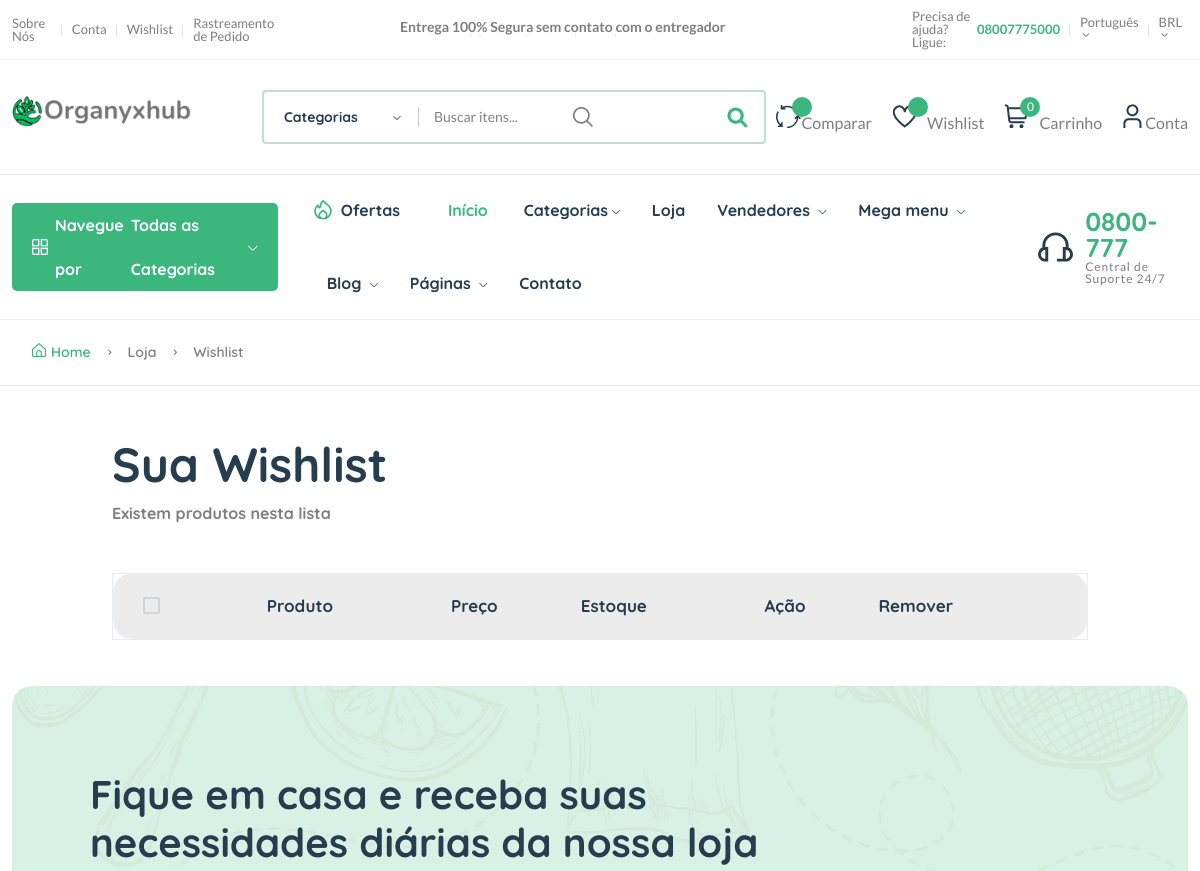
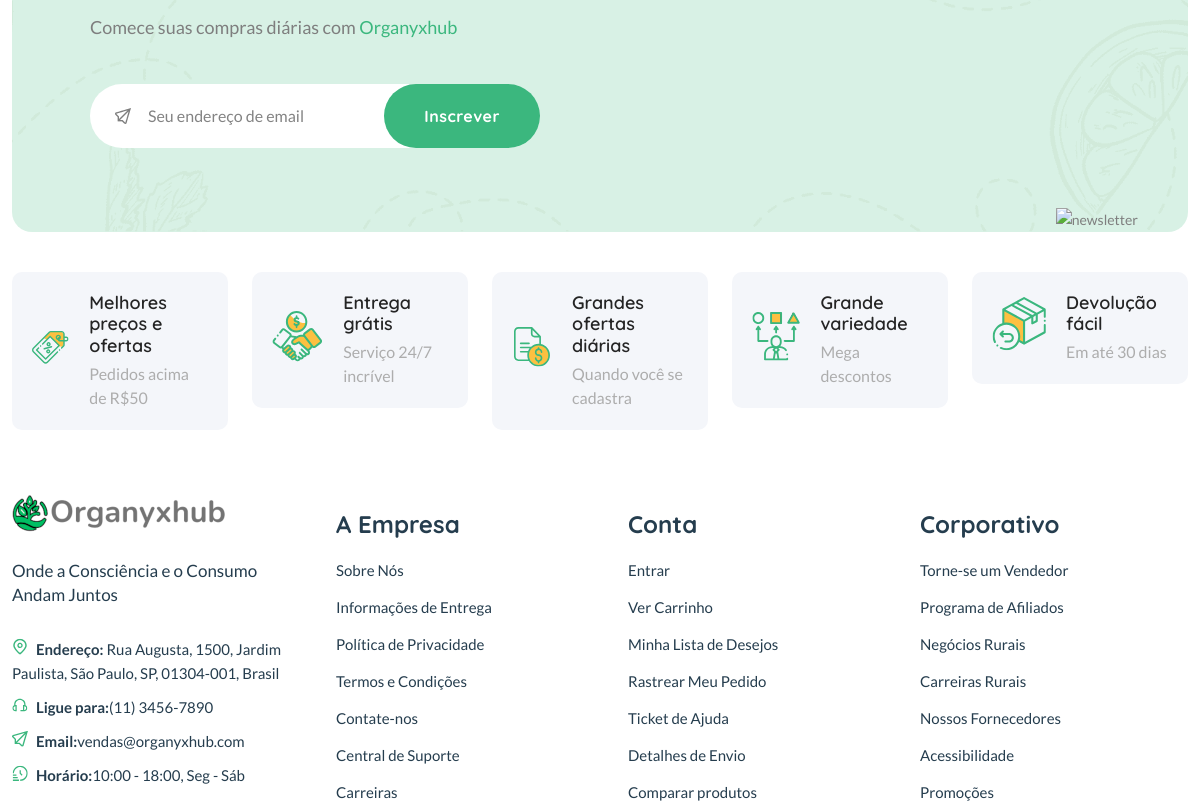
The page /wishlist/ (signed in, upper part) on the database as committed earlier (2 pictures, top to bottom).
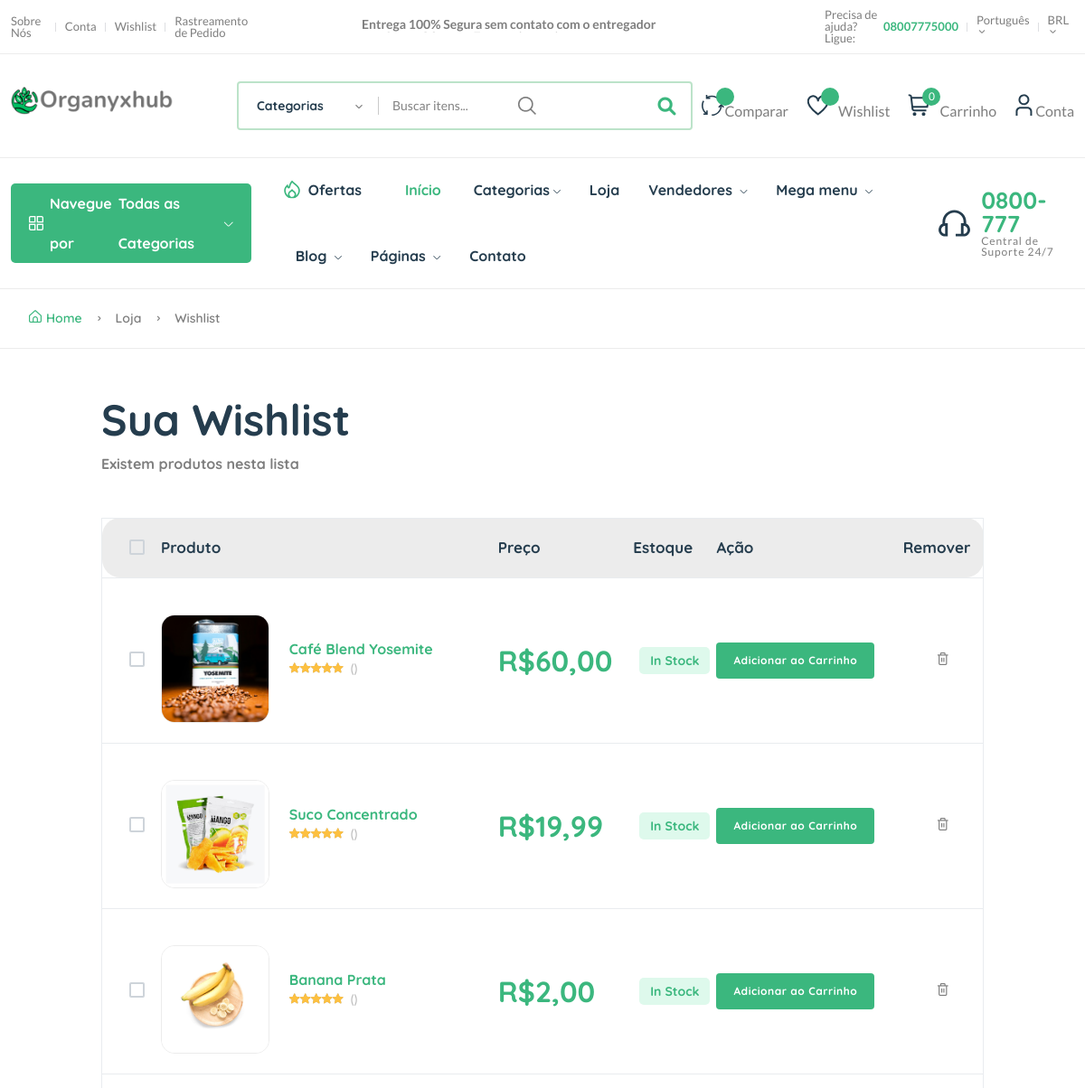
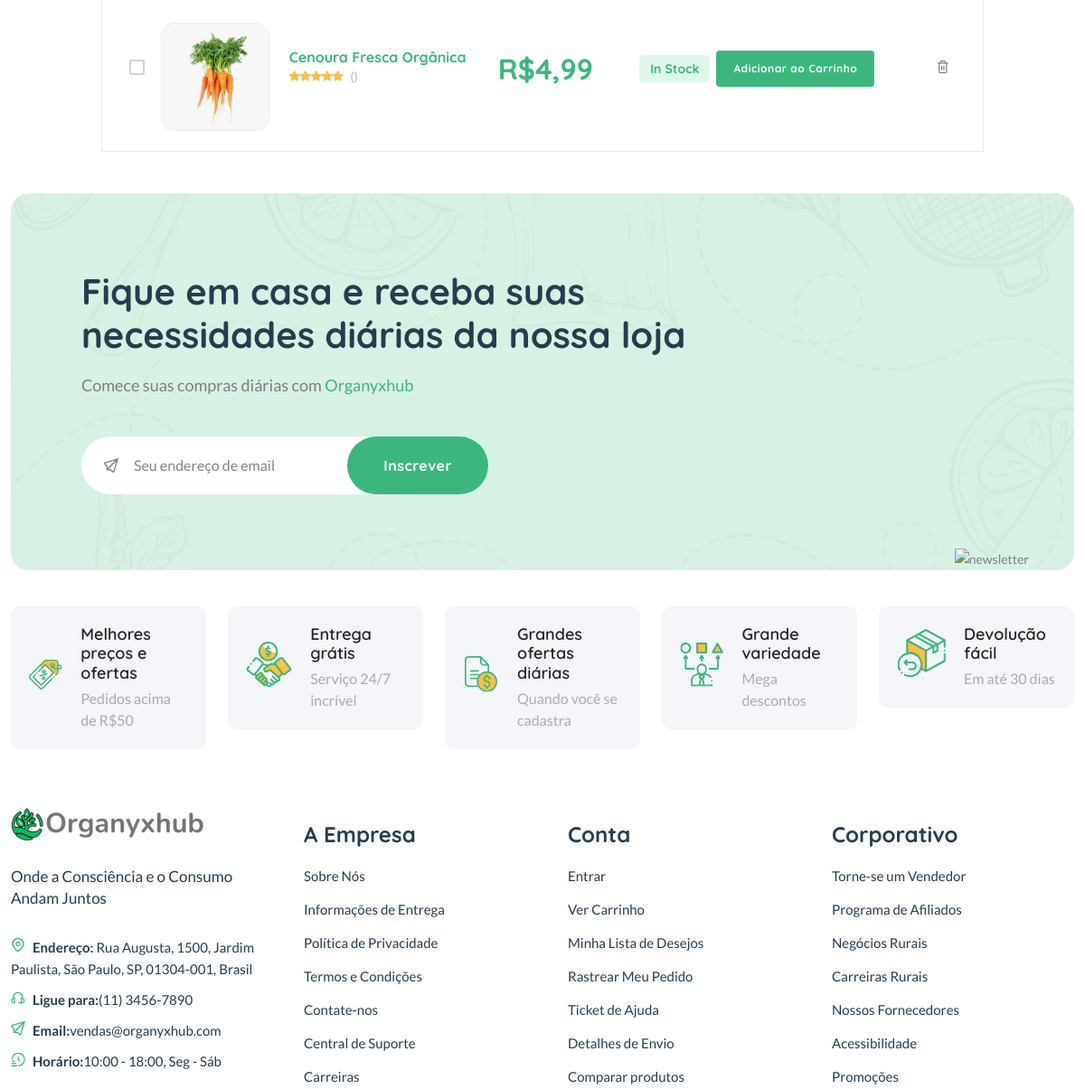
The same page on the database as committed later (2 pictures, top to bottom).
### core/models.py (models this page shows, shortened)
class Wishlist(models.Model):
    user = models.ForeignKey(User, on_delete=models.SET_NULL, null=True)
    produto = models.ForeignKey(Produto, on_delete=models.SET_NULL, null=True)
    data = models.DateTimeField(auto_now_add=True)
    class Meta:
            verbose_name_plural = "Wishlists"

class Produto(models.Model):
    pid = ShortUUIDField(unique=True, length=10, max_length=10, alphabet="abcdefgh12345")
    user = models.ForeignKey(User, on_delete=models.SET_NULL, null=True)
    categoria = models.ForeignKey(Categoria, on_delete=models.SET_NULL, null=True, related_name='categoria')
    vendedor = models.ForeignKey(Vendedor, on_delete=models.SET_NULL, null=True, related_name='produto')
    titulo = models.CharField(max_length=100, default="Lima Laranja", null=True, blank=True)
    imagem = models.ImageField(upload_to=user_directory_path, default="produto.jpg")
    descricao = CKEditor5Field(null=True, blank=True, default="Este é o produto.")
    preco = models.DecimalField(max_digits=10, decimal_places=2, default=1.99)
    preco_antigo = models.DecimalField(max_digits=10, decimal_places=2, default=2.99)
    especificacoes = CKEditor5Field(null=True, blank=True)
    tipo = models.CharField(max_length=100, default="Orgânico", null=True, blank=True)
    qtd_estoque = models.CharField(max_length=100, default="10", null=True, blank=True)
    validade = models.CharField(max_length=100, default="100 dias", null=True, blank=True)
    data_fab = models.DateTimeField(auto_now_add=False, null=True, blank=True)
    tags = TaggableManager(blank=True)
    status_produto = models.CharField(choices=STATUS, max_length=10, default="in_review")
    status = models.BooleanField(default=True)
    em_estoque = models.BooleanField(default=False)
    destaque = models.BooleanField(default=False)
    digital = models.BooleanField(default=False)
    sku = ShortUUIDField(unique=True, length=4, max_length=10, prefix="sku", alphabet="1234567890")
    data = models.DateTimeField(auto_now_add=True)
    atualizado = models.DateTimeField(null=True, blank=True)
    class Meta:
        verbose_name_plural = "Produtos"

### core/views.py (the view)
# urls.py: path("wishlist/", wishlist, name="wishlist"),
@login_required
def wishlist(request):
    wishlist = Wishlist.objects.all()
    context = {
        "w": wishlist
    }
    return render(request, 'core/wishlist.html', context)

### core/context_processor.py (called while the page is built)
def default(request):
    categorias = Categoria.objects.all()
    vendedores = Vendedor.objects.all()
    min_max_preco = Produto.objects.aggregate(Min("preco"), Max("preco"))
    context = {
        'min_max_preco': min_max_preco,
        'categorias': categorias,
        'vendedores': vendedores,
    }
    if request.user.is_authenticated:
        try:
            endereco = Endereco.objects.filter(user=request.user.id).first()
            context['endereco'] = endereco
        except Endereco.DoesNotExist:
            context['endereco'] = None
    return context

### templates/core/wishlist.html (shortened to what the changed rows need)
{% extends 'partials/base.html' %} {% load static %} {% block content %}
<main class="main">
    <div class="container mb-30 mt-50">
        <div class="row">
            <div class="col-xl-10 col-lg-12 m-auto">
                <div class="mb-50">
                    <h1 class="heading-2 mb-10">Sua Wishlist</h1>
                </div>
                <div class="table-responsive shopping-summery">
                    <table class="table table-wishlist">
                        <thead>
                            <tr class="main-heading">
                                <th class="custome-checkbox start pl-30">
                                    <label
                                        class="form-check-label"
                                        for="exampleCheckbox11"
                                    ></label>
                                </th>
                                <th scope="col" colspan="2">Produto</th>
                                <th scope="col">Preço</th>
                                <th scope="col">Estoque</th>
                                <th scope="col">Ação</th>
                                <th scope="col" class="end">Remover</th>
                            </tr>
                        </thead>
                        <tbody>
                            {% for w in w %}
                            <tr class="pt-30">
                                <td class="custome-checkbox pl-30">
                                    <label
                                        class="form-check-label"
                                        for="exampleCheckbox1"
                                    ></label>
                                </td>
                                <td class="image product-thumbnail pt-40">
                                    <img
                                        src="{{ w.produto.imagem.url }}"
                                        style="
                                            aspect-ratio: 1/1;
                                            object-fit: cover;
                                        "
                                        alt="{{ w.produto.titulo }}"
                                    />
                                </td>
                                <td class="product-des product-name">
                                    <h6>
                                        <a
                                            class="product-name mb-10"
                                            href="{% url 'core:product-detail' w.produto.pid %}"
                                            >{{ w.produto.titulo }}</a
                                        >
                                    </h6>
                                    <div class="product-rate-cover">
                                        <div
                                            class="product-rate d-inline-block"
                                        >
                                            <div
                                                class="product-rating"
                                                style="width: {{w.average_rating}}%;"
                                            ></div>
                                        </div>
                                        <span class="font-small ml-5 text-muted"
                                            >({{w.average_rating|floatformat:1}})</span
                                        >
                                    </div>
                                </td>
                                <td class="price" data-title="Price">
                                    <h3 class="text-brand">
                                        R${{ w.produto.preco }}
                                    </h3>
                                </td>
                                <td
                                    class="text-center detail-info"
                                    data-title="Stock"
                                >
                                    <span class="stock-status in-stock mb-0">
                                        In Stock
                                    </span>
                                </td>
                                <td class="text-right" data-title="Cart">
                                    <button
                                        class="btn btn-sm add-to-cart-btn"
                                        data-index="{{ w.produto.pid }}"
                                    >
                                        Adicionar ao Carrinho
                                    </button>
                                </td>
                                <td
                                    class="action text-center"
                                    data-title="Remove"
                                >
                                    <button
                                        style="border: none; background: none"
                                        class="text-body delete-product"
                                        data-wishlist-item="{{w.id}}"
                                    >
                                        <i class="fi-rs-trash"></i>
                                    </button>
                                </td>
                            </tr>
                            {% endfor %}
                        </tbody>
                    </table>
                </div>
            </div>
        </div>
    </div>
</main>
{% endblock content %}

Rows that differ between the two databases and show on the page:
added Wishlist: produto.imagem (picture), produto.titulo "Café Blend Yosemite", produto.preco "60,00"
added Wishlist: produto.imagem (picture), produto.titulo "Suco Concentrado", produto.preco "19,99"
added Wishlist: produto.imagem (picture), produto.titulo "Banana Prata", produto.preco "2,00"
added Wishlist: produto.imagem (picture), produto.titulo "Cenoura Fresca Orgânica", produto.preco "4,99"
